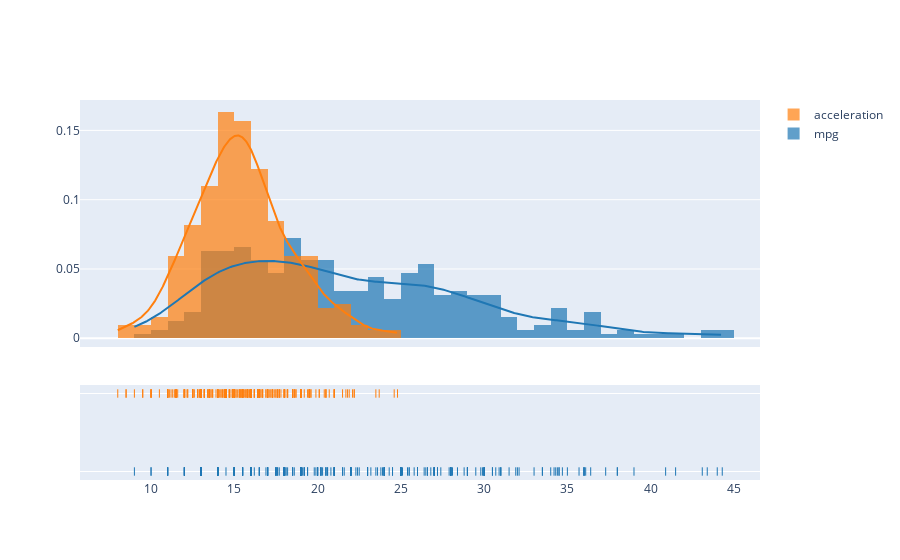

Notebook source saved alongside this figure:
### Markdown cell above
Histogram with distribution of mpg and acceleration:

### Code cell
import plotly.figure_factory as ff
fig = ff.create_distplot(hist_data=[n_df.mpg,n_df.acceleration],
                   group_labels= ['mpg','acceleration'])
fig.show()

### Figure 1 — Plotly figure (JSON) as saved in the notebook; plotly's stock layout.template omitted (floating-point values rounded to 4 significant figures; data arrays with more than 128 entries replaced by an {"elided": "..."} marker saying what was removed)
{"data": [{"autobinx": false, "histnorm": "probability density", "legendgroup": "mpg", "marker": {"color": "rgb(31, 119, 180)"}, "name": "mpg", "opacity": 0.7, "type": "histogram", "x": {"elided": "319 float values"}, "xaxis": "x", "xbins": {"end": 44.3, "size": 1, "start": 9}, "yaxis": "y"}, {"autobinx": false, "histnorm": "probability density", "legendgroup": "acceleration", "marker": {"color": "rgb(255, 127, 14)"}, "name": "acceleration", "opacity": 0.7, "type": "histogram", "x": {"elided": "319 float values"}, "xaxis": "x", "xbins": {"end": 24.8, "size": 1, "start": 8}, "yaxis": "y"}, {"legendgroup": "mpg", "marker": {"color": "rgb(31, 119, 180)"}, "mode": "lines", "name": "mpg", "showlegend": false, "type": "scatter", "x": {"elided": "500 float values"}, "xaxis": "x", "y": {"elided": "500 float values"}, "yaxis": "y"}, {"legendgroup": "acceleration", "marker": {"color": "rgb(255, 127, 14)"}, "mode": "lines", "name": "acceleration", "showlegend": false, "type": "scatter", "x": {"elided": "500 float values"}, "xaxis": "x", "y": {"elided": "500 float values"}, "yaxis": "y"}, {"legendgroup": "mpg", "marker": {"color": "rgb(31, 119, 180)", "symbol": "line-ns-open"}, "mode": "markers", "name": "mpg", "showlegend": false, "type": "scatter", "x": {"elided": "319 float values"}, "xaxis": "x", "y": {"elided": "319 str values"}, "yaxis": "y2"}, {"legendgroup": "acceleration", "marker": {"color": "rgb(255, 127, 14)", "symbol": "line-ns-open"}, "mode": "markers", "name": "acceleration", "showlegend": false, "type": "scatter", "x": {"elided": "319 float values"}, "xaxis": "x", "y": {"elided": "319 str values"}, "yaxis": "y2"}], "layout": {"barmode": "overlay", "hovermode": "closest", "legend": {"traceorder": "reversed"}, "xaxis": {"anchor": "y2", "domain": [0, 1], "zeroline": false}, "yaxis": {"anchor": "free", "domain": [0.35, 1], "position": 0}, "yaxis2": {"anchor": "x", "domain": [0, 0.25], "dtick": 1, "showticklabels": false}}}
